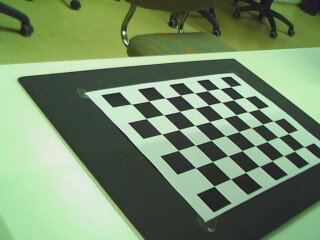
#> input picture left/left_000.jpg, 320 x 240 px; its folder holds only this picture in this run
$ jupyter execute --allow-errors major_project.ipynb
#> lines starting #> are read from the running program, lines starting #| are printed output that depends on the picture; after the words box and inside, x2 and y2 are one past the last pixel; in counts of white or black regions, pixels touching at a corner belong together; long printed decimals are rounded
[cell 1]
import cv2
import glob
import copy
import math
import numpy as np
import imageio
import matplotlib.pyplot as plt
from pprint import pprint as pp
import pickle

[cell 2]
def load_images(filenames):
    return [imageio.imread(filename) for filename in filenames]

[cell 3]
filenames = list(sorted(glob.glob("left/*.jpg")))
imgs = load_images(filenames)
#> imgs = 1 item

[cell 4]
# We will execute findChessboardCorners for each image to find the corners
corners = [cv2.findChessboardCorners(i, (8,6)) for i in imgs]
#> corners = 1 item

[cell 5]
# OPTIONAL => cornerSubPix is a destructive function. so we need to copy corners to avoid data loss
corners2 = copy.deepcopy(corners)
#> corners2 = 1 item

criteria = (cv2.TERM_CRITERIA_EPS + cv2.TERM_CRITERIA_MAX_ITER, 30, 0.01)

imgs_grey = [cv2.cvtColor(img, cv2.COLOR_RGB2GRAY) for img in imgs]
#> imgs_grey = 1 item
# For each image and corners we are going to use cornerSubPix
cornersRefined = [cv2.cornerSubPix(i, cor[1], (8, 6), (-1, -1), criteria) if cor[0] else [] for i, cor in zip(imgs_grey, corners2)]
#> cornersRefined = 1 item
# pp(cornersRefined)

[cell 6]
# OPTIONAL => drawChessboardCorners is a destructive function. so we need to copy corners to avoid data loss
imgs2 = copy.deepcopy(imgs)
#> imgs2 = 1 item

# We are going to draw the corners if we have found them
tmp = [cv2.drawChessboardCorners(img, (8,6), cor[1], cor[0]) for img, cor in zip(imgs2, corners) if cor[0]]
#> tmp = 1 item

[cell 7]
# Original Image
plt.figure()
plt.imshow(imgs2[0])
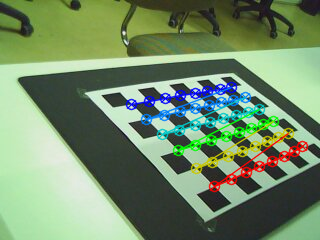
#> shown: shape (240, 320, 3); mean R, G, B 115.5, 140.4, 106.4

[cell 8]
# Image with the corners drawed
plt.figure()
#> (the rest of this cell did not finish here and is left out)

[cell 9]
def get_chessboard_points(chessboard_shape, dx, dy):
    return [[(i%chessboard_shape[0])*dx, (i//chessboard_shape[0])*dy, 0] for i in range(np.prod(chessboard_shape))]

cb_points = get_chessboard_points((8, 6), 30, 30)
# pp(cb_points)

[cell 10]
# We are going to retrieve existing corners (cor[0] == True)
valid_corners = [cor[1] for cor in corners if cor[0]]
#> valid_corners = 1 item

num_valid_images = len(valid_corners)
#> num_valid_images = 1

# Matrix with the coordinates of the corners
real_points = get_chessboard_points((8, 6), 30, 30)

# We are going to convert our coordinates list in the reference system to numpy array
object_points = np.asarray([real_points for i in range(num_valid_images)], dtype=np.float32)

# Convert the corners list to array
image_points = np.asarray(valid_corners, dtype=np.float32)

# Calibrate
#> (the rest of this cell did not finish here and is left out)

[cell 11]
def py_ang(v1, v2):
    # Returns the angle in radians between vectors 'v1' and 'v2'
    cosang = np.dot(v1, v2)
    sinang = np.linalg.norm(np.cross(v1, v2))
    return np.arctan2(sinang, cosang)

#> (the rest of this cell did not finish here and is left out)

[cell 12]
# Define the chess board rows and columns
rows = 7
cols = 6

# Set the termination criteria for the corner sub-pixel algorithm
criteria = (cv2.TERM_CRITERIA_MAX_ITER + cv2.TERM_CRITERIA_EPS, 30, 0.001)

objectPoints = np.zeros((rows * cols, 3), np.float32)
objectPoints[:, :2] = np.mgrid[0:rows, 0:cols].T.reshape(-1, 2)

# Create the arrays to store the object points and the image points
objectPointsArray = []
imgPointsArray = []


for path in glob.glob('my images/*.jpg'):

    img = cv2.imread(path)
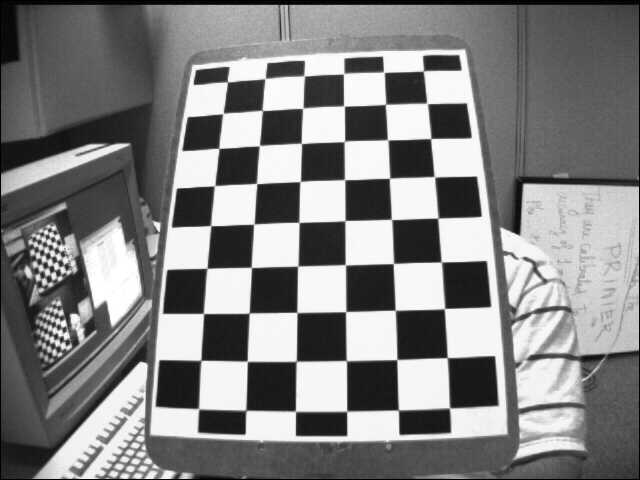
#> input picture my images/left12.jpg, 640 x 480 px
#> img is the input picture: shape (480, 640, 3); min 0, max 255, mean 129.5
    gray = cv2.cvtColor(img, cv2.COLOR_BGR2GRAY)


    ret, corners = cv2.findChessboardCorners(gray, (rows, cols), None)
#> ret = True; corners = 42 rows, first 8: [423.1, 71.24], [426.8, 103.1], [430.8, 138.6], [434.5, 176.8], [437.8, 218.3], [441.1, 262], [444.4, 308.6], [383.7, 72.08]


    if ret:

        corners = cv2.cornerSubPix(gray, corners, (11, 11), (-1, -1), criteria)
#> corners = 42 rows, first 8: [423.5, 70.89], [427.2, 103.4], [430.7, 138.5], [434.3, 176.7], [437.9, 218.1], [441.4, 261.9], [444.5, 308.6], [383.9, 72.21]

        objectPointsArray.append(objectPoints)
        imgPointsArray.append(corners)

        cv2.drawChessboardCorners(img, (rows, cols), corners, ret)
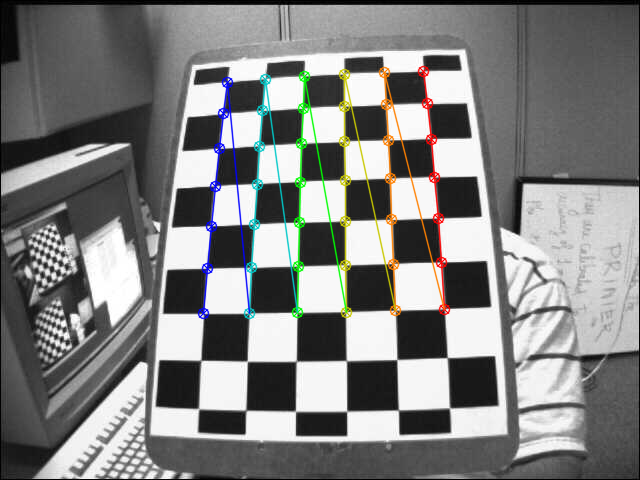
#> img: shape (480, 640, 3); 3.64% of pixels changed, all inside (x1, y1, x2, y2) = (197, 65, 451, 320)

    # Display the image
    cv2.imshow('chess board', img)
    cv2.waitKey(500)

# Calibrate the camera and save the results
ret, mtx, dist, rvecs, tvecs = cv2.calibrateCamera(objectPointsArray, imgPointsArray, gray.shape[::-1], None, None)
#> ret = 0.164; mtx = [[611.9, 0, 335], [0, 629.8, 233.3], [0, 0, 1]]; dist = [[-0.393, 0.998, -0.00118, 0.00795, -9.74]]; rvecs = ([-0.294, 0.402, 1.53],); tvecs = ([2.21, -3.93, 14.79],)
np.savez('calib.npz', mtx=mtx, dist=dist, rvecs=rvecs, tvecs=tvecs)

print("Camera Calibrated: ", ret)
#| Camera Calibrated:  0.1639
print("\nCamera Matrix:\n", mtx)
#| Camera Matrix:
#|  [[611.885   0.         334.980]
#|  [  0.         629.773 233.282]
#|  [  0.           0.           1.        ]]
print("\nDistortion Parameters:\n", dist)
#| Distortion Parameters:
#|  [[-3.93064785e-01  9.98189895e-01 -1.17522122e-03  7.94758676e-03
#|   -9.74080574e+00]]
print("\nRotation Vectors: \n", rvecs)
#| Rotation Vectors:
#|  (array([[-0.2937],
#|        [ 0.4022],
#|        [ 1.525]]),)
print("\nTranslation Vectors: \n", tvecs)
#| Translation Vectors:
#|  (array([[ 2.206],
#|        [-3.933],
#|        [14.785 ]]),)

# Print the camera calibration error
error = 0

for i in range(len(objectPointsArray)):
    imgPoints, _ = cv2.projectPoints(objectPointsArray[i], rvecs[i], tvecs[i], mtx, dist)
    error += cv2.norm(imgPointsArray[i], imgPoints, cv2.NORM_L2) / len(imgPoints)
#> this loop made 1 pass
#> error on pass 1: 0.0253
#> after the loop, error = 0.0253

print("Total error: ", error / len(objectPointsArray))
#| Total error:  0.02529

# Load one of the test images
img = cv2.imread('my images/left12.jpg')
h, w = img.shape[:2]
#> h = 480; w = 640

# Obtain the new camera matrix and undistort the image
newCameraMtx, roi = cv2.getOptimalNewCameraMatrix(mtx, dist, (w, h), 1, (w, h))
#> newCameraMtx = [[290.2, 0, 158.9], [0, 151.4, 399], [0, 0, 1]]; roi = (0, 343, 303, 115)
undistortedImg = cv2.undistort(img, mtx, dist, None, newCameraMtx)
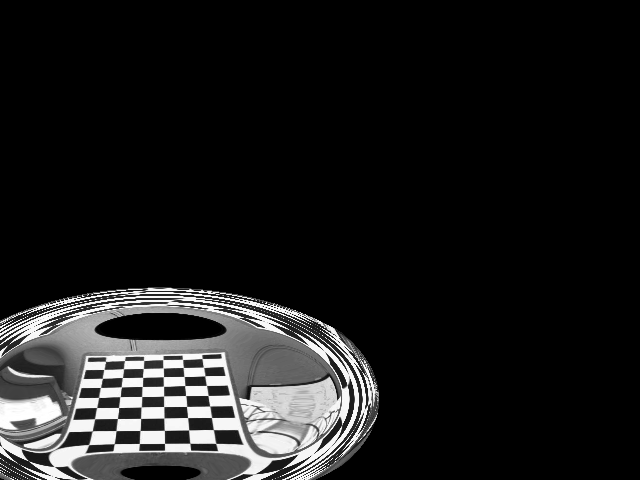
#> undistortedImg: shape (480, 640, 3); min 0, max 255, mean 27.7

# Display the final result
cv2.imshow('chess board', np.hstack((img, undistortedImg)))
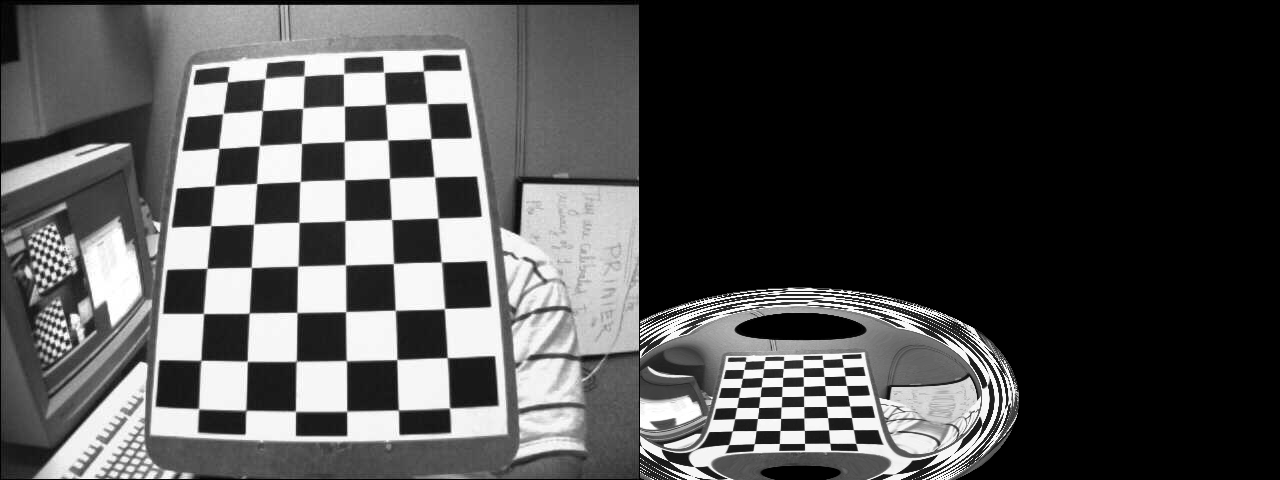
#> window 'chess board': shape (480, 1280, 3); min 0, max 255, mean 78.6
cv2.waitKey(0)
cv2.destroyAllWindows()

[cell 13]
# This function draws lines joining the given image points to the first chess board corner
def draw(img, corners, imgPoints):
    corner = tuple(map(int, corners[0].ravel()))
    img = cv2.line(img, corner, tuple(map(int, imgPoints[0].ravel())), (255, 0, 0), 5)
    img = cv2.line(img, corner, tuple(map(int, imgPoints[1].ravel())), (0, 255, 0), 5)
    img = cv2.line(img, corner, tuple(map(int, imgPoints[2].ravel())), (0, 0, 255), 5)
    return img

# Load the camera calibration data
with np.load('calib.npz') as calibData:
    mtx, dist, rvecs, tvecs = [calibData[i] for i in ('mtx', 'dist', 'rvecs', 'tvecs')]
#> rvecs = [-0.294, 0.402, 1.53]; tvecs = [2.21, -3.93, 14.79]

# Define the chess board rows and columns
rows = 7
cols = 6

# Set the termination criteria for the corner sub-pixel algorithm
criteria = (cv2.TERM_CRITERIA_MAX_ITER + cv2.TERM_CRITERIA_EPS, 30, 0.001)

objectPoints = np.zeros((rows * cols, 1, 3), np.float32)
objectPoints[:, :, :2] = np.mgrid[0:rows, 0:cols].T.reshape(-1, 1, 2)

# Create the axis points
axisPoints = np.float32([[3, 0, 0], [0, 3, 0], [0, 0, -3]]).reshape(-1, 3)

# Loop over the image files
for fname in glob.glob('my images/left*.jpg'):
    img = cv2.imread(fname)
    gray = cv2.cvtColor(img,cv2.COLOR_BGR2GRAY)
    ret, corners = cv2.findChessboardCorners(gray, (7,6),None)
#> ret = True; corners = 42 rows, first 8: [423.1, 71.24], [426.8, 103.1], [430.8, 138.6], [434.5, 176.8], [437.8, 218.3], [441.1, 262], [444.4, 308.6], [383.7, 72.08]
    if ret == True:
        corners2 = cv2.cornerSubPix(gray,corners,(11,11),(-1,-1),criteria)
#> corners2 = 42 rows, first 8: [423.5, 70.89], [427.2, 103.4], [430.7, 138.5], [434.3, 176.7], [437.9, 218.1], [441.4, 261.9], [444.5, 308.6], [383.9, 72.21]
        # Find the rotation and translation vectors.
        ret,rvecs, tvecs = cv2.solvePnP(objectPoints, corners2, mtx, dist)

        imgpts, jac = cv2.projectPoints(axisPoints, rvecs, tvecs, mtx, dist)
#> imgpts = [[434.3, 176.7], [304, 75.91], [423.9, -3.57]]
        img = draw(img,corners2,imgpts)
#> in draw, `corner = tuple(map(int, corners[0].ravel()))`: corner = (423, 70)
#> in draw, `img = cv2.line(img, corner, tuple(map(int, imgPoints[2].ravel())), (0,..`:
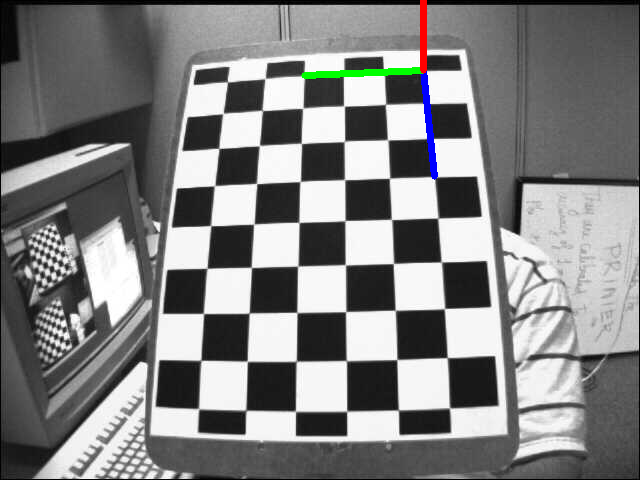
#> img: shape (480, 640, 3); mean B, G, R 129.1, 129.1, 128.9
        cv2.imshow('img',img)
        k = cv2.waitKey(0) & 0xFF
#> (key Esc is pressed here)
        if k == ord('s'):
            cv2.imwrite(fname[:6]+'.png', img)
cv2.destroyAllWindows()
